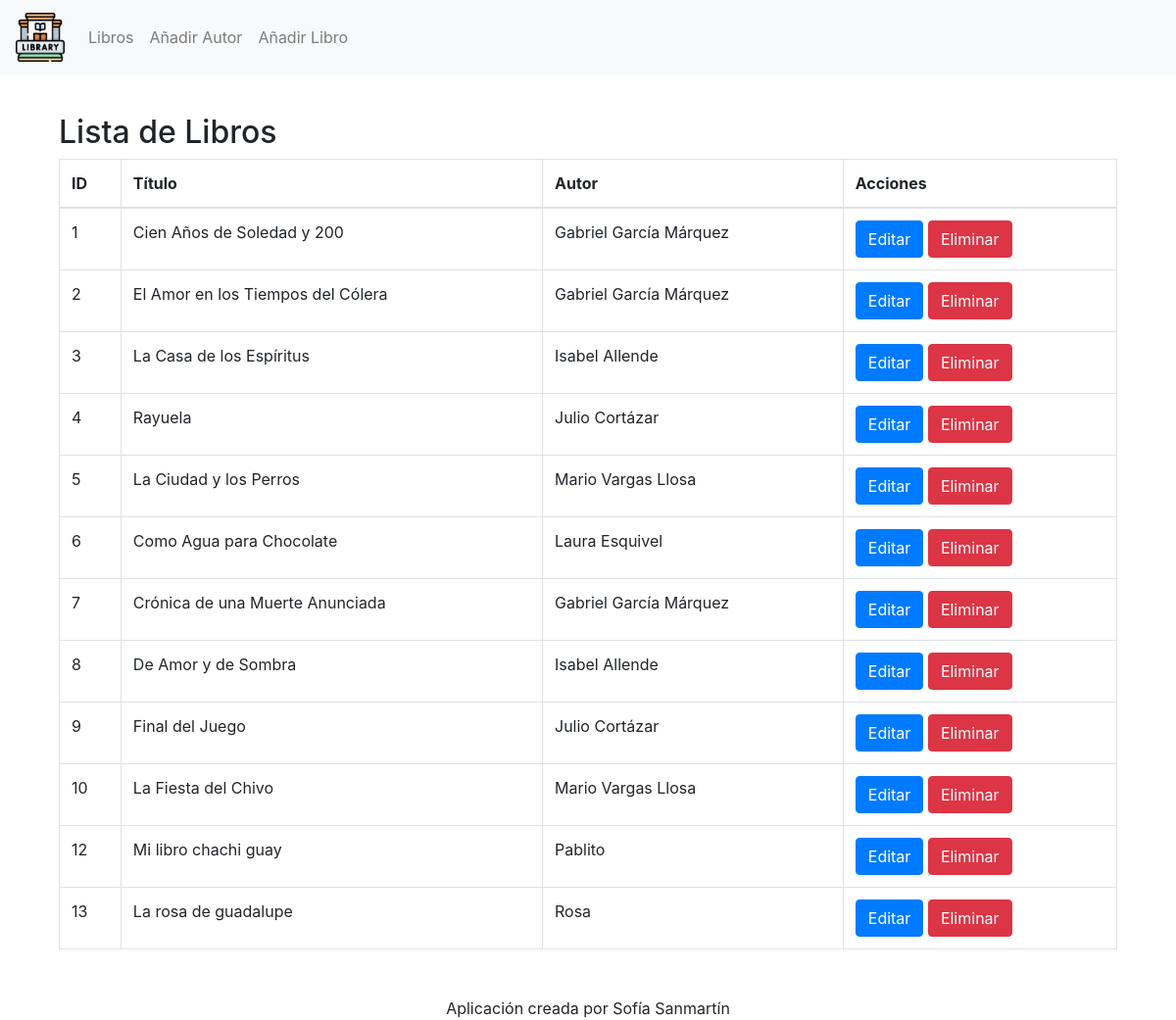
The page / on the database its author committed.
### tables this page shows
CREATE TABLE `libros` (
  `id` int NOT NULL AUTO_INCREMENT,
  `titulo` varchar(100) NOT NULL,
  `autor_id` int DEFAULT NULL,
  PRIMARY KEY (`id`),
  KEY `autor_id` (`autor_id`),
  CONSTRAINT `libros_ibfk_1` FOREIGN KEY (`autor_id`) REFERENCES `autores` (`id`)
);

CREATE TABLE `autores` (
  `id` int NOT NULL AUTO_INCREMENT,
  `nombre` varchar(100) NOT NULL,
  PRIMARY KEY (`id`)
);

### index.php (the view, shortened to what this page needs)
<?php
require 'includes/db.php';
$stmt = $pdo->query("SELECT libros.id, libros.titulo, autores.nombre as autor FROM libros JOIN autores ON libros.autor_id = autores.id");
$libros = $stmt->fetchAll(PDO::FETCH_ASSOC);
?>
<!DOCTYPE html>
<html>
<head>
    <link rel="stylesheet" href="https://maxcdn.bootstrapcdn.com/bootstrap/4.0.0/css/bootstrap.min.css">
</head>
<body>
    <?php require 'includes/header.php'; ?>
    <div class="container">
        <h2>Lista de Libros</h2>
        <table class="table table-bordered">
            <thead>
                <tr>
                    <th>ID</th>
                    <th>Título</th>
                    <th>Autor</th>
                    <th>Acciones</th>
                </tr>
            </thead>
            <tbody>
                <?php foreach ($libros as $libro): ?>
                <tr>
                    <td><?php echo $libro['id']; ?></td>
                    <td><?php echo $libro['titulo']; ?></td>
                    <td><?php echo $libro['autor']; ?></td>
                    <td>
                        <a href="libros/edit_libro.php?id=<?php echo $libro['id']; ?>" class="btn btn-primary">Editar</a>
                        <a href="libros/delete_libro.php?id=<?php echo $libro['id']; ?>" class="btn btn-danger">Eliminar</a>
                    </td>
                </tr>
                <?php endforeach; ?>
            </tbody>
        </table>
    </div>
    <footer class="text-center mt-5">Aplicación creada por Sofía Sanmartín</footer>
    <?php require 'includes/footer.php'; ?>
</body>
</html>

### includes/header.php (shortened to what this page needs)
<!DOCTYPE html>
<html lang="es">
<head>
    <link rel="stylesheet" href="https://maxcdn.bootstrapcdn.com/bootstrap/4.0.0/css/bootstrap.min.css">
    <link rel="stylesheet" href="/css/styles.css">
</head>
<body>
    <nav class="navbar navbar-expand-lg navbar-light bg-light">
    <a class="navbar-brand" href="/index.php">
        <img src="img/library.png" alt="Biblioteca" width="50" height="50" class="d-inline-block align-top">
    </a>
        <div class="collapse navbar-collapse" id="navbarNav">
            <ul class="navbar-nav">
                <li class="nav-item">
                    <a class="nav-link" href="index.php">Libros</a>
                </li>
                <li class="nav-item">
                    <a class="nav-link" href="autores/add_autor.php">Añadir Autor</a>
                </li>
                <li class="nav-item">
                    <a class="nav-link" href="libros/add_libro.php">Añadir Libro</a>
                </li>
            </ul>
        </div>
    </nav>
    <div class="container">

### includes/footer.php (shortened to what this page needs)
</div>
</body>
</html>

### index.php (style rules this page uses)
.container { padding-top: 20px; }

### rows shown on the page
libros: id "1", titulo "Cien Años de Soledad y 200", autor.nombre "Gabriel García Márquez"
libros: id "2", titulo "El Amor en los Tiempos del Cólera", autor.nombre "Gabriel García Márquez"
libros: id "3", titulo "La Casa de los Espíritus", autor.nombre "Isabel Allende"
libros: id "4", titulo "Rayuela", autor.nombre "Julio Cortázar"
libros: id "5", titulo "La Ciudad y los Perros", autor.nombre "Mario Vargas Llosa"
libros: id "6", titulo "Como Agua para Chocolate", autor.nombre "Laura Esquivel"
libros: id "7", titulo "Crónica de una Muerte Anunciada", autor.nombre "Gabriel García Márquez"
libros: id "8", titulo "De Amor y de Sombra", autor.nombre "Isabel Allende"
libros: id "9", titulo "Final del Juego", autor.nombre "Julio Cortázar"
libros: id "10", titulo "La Fiesta del Chivo", autor.nombre "Mario Vargas Llosa"
libros: id "12", titulo "Mi libro chachi guay", autor.nombre "Pablito"
libros: id "13", titulo "La rosa de guadalupe", autor.nombre "Rosa"
